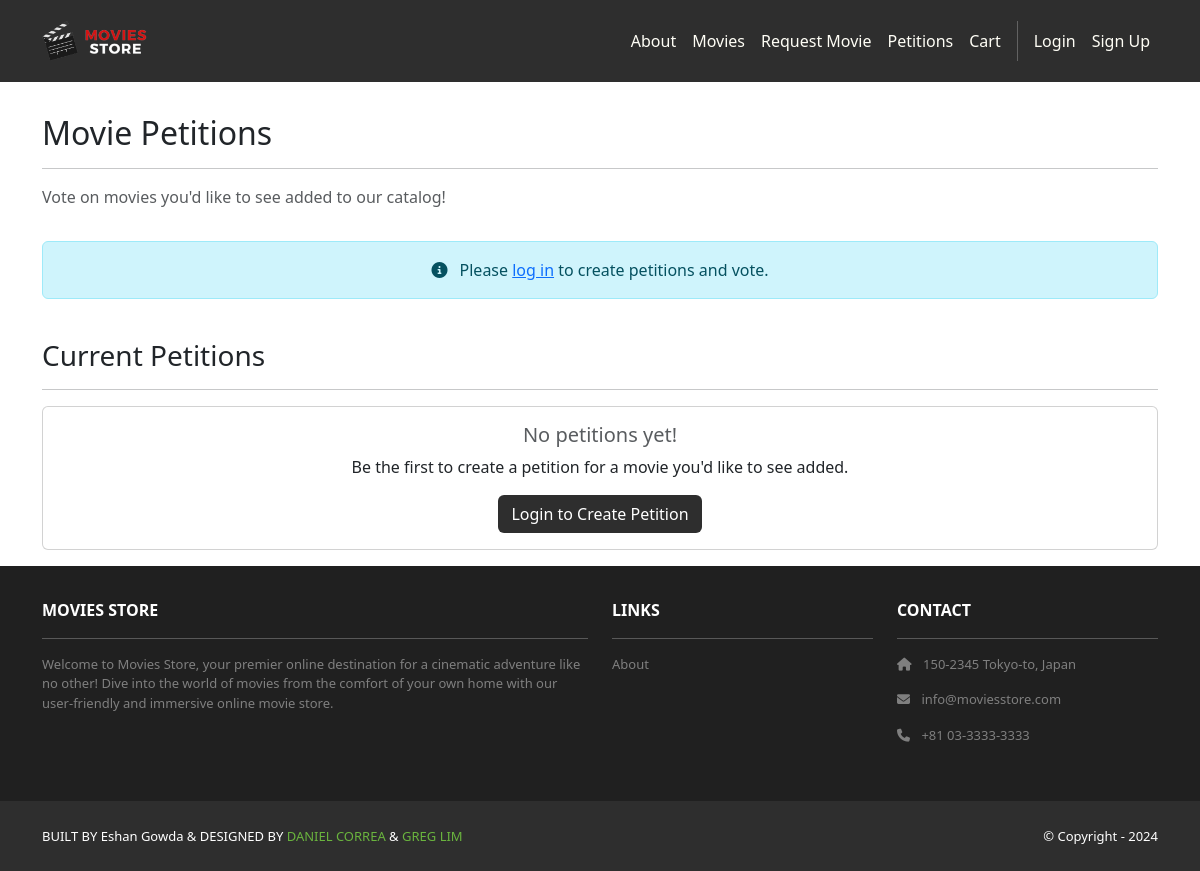
The app's page /movies/petitions/, older data.
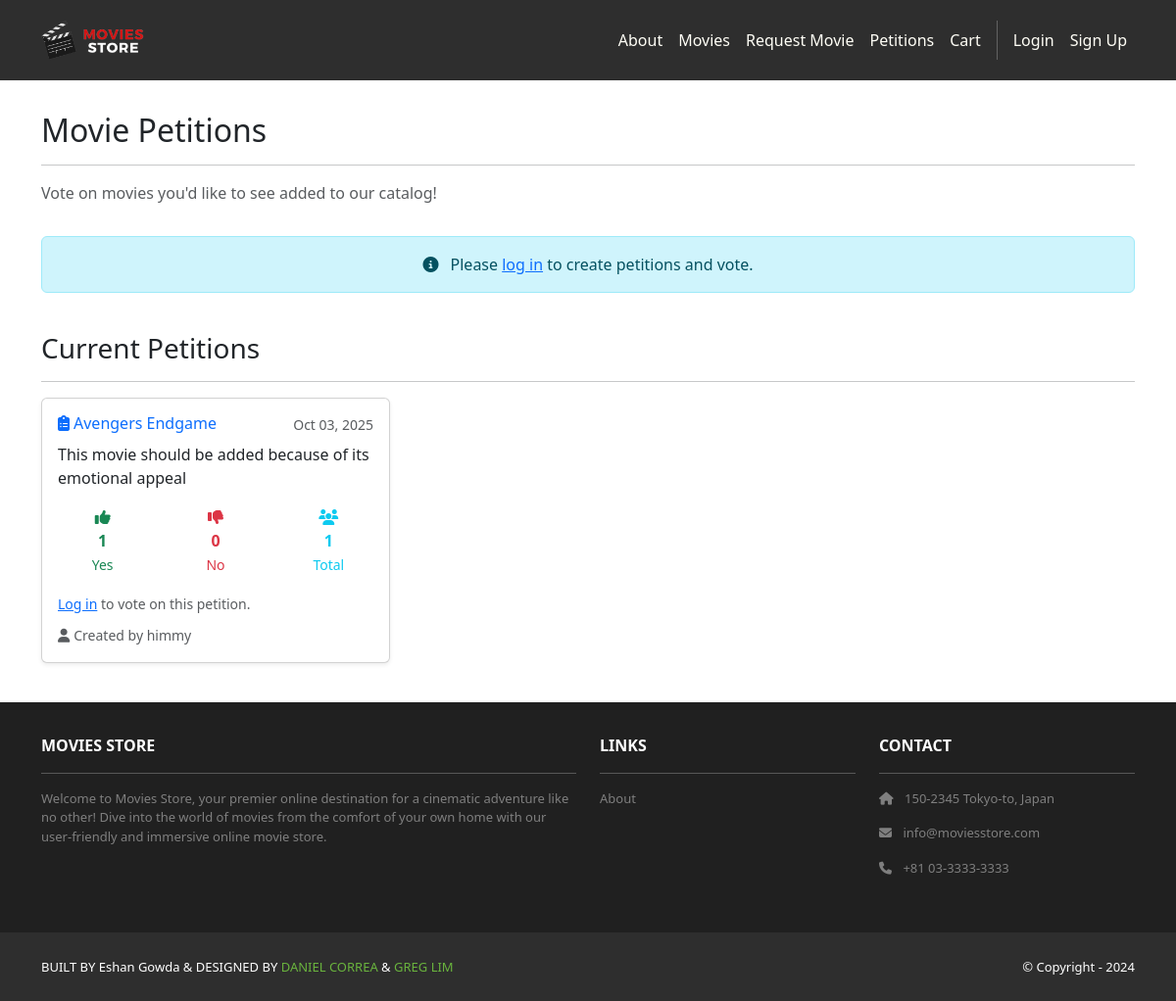
The same page, newer data.
### movies/models.py (models this page shows, shortened)
class Petition(models.Model):
    id = models.AutoField(primary_key=True)
    title = models.CharField(max_length=255)
    description = models.TextField()
    creator = models.ForeignKey(User, on_delete=models.CASCADE, related_name='created_petitions')
    date = models.DateTimeField(auto_now_add=True)
    def get_yes_votes(self):
        return self.petitionvotes.filter(vote_type='yes').count()
    def get_no_votes(self):
        return self.petitionvotes.filter(vote_type='no').count()
    def get_total_votes(self):
        return self.petitionvotes.count()

### movies/views.py (the view)
# urls.py: path('petitions/', views.petitions, name='movies.petitions'),
def petitions(request):
    if request.method == 'POST' and request.user.is_authenticated:
        form = PetitionForm(request.POST)
        if form.is_valid():
            petition = form.save(commit=False)
            petition.creator = request.user
            petition.save()
            return redirect('movies.petitions')
    else:
        form = PetitionForm()
    petitions_list = Petition.objects.all().order_by('-date')
    if request.user.is_authenticated:
        for petition in petitions_list:
            petition.user_has_voted = petition.has_user_voted(request.user)
            petition.user_vote = petition.get_user_vote(request.user)
    template_data = {}
    template_data['title'] = 'Movie Petitions'
    template_data['form'] = form
    template_data['petitions'] = petitions_list
    return render(request, 'movies/petitions.html', {'template_data': template_data})

### movies/templates/movies/petitions.html
{% extends 'base.html' %}
{% block content %}
{% load static %}
<div class="p-3">
  <div class="container">
    <div class="row mt-3">
      <div class="col mx-auto mb-3">
        <h2>Movie Petitions</h2>
        <hr />
        <p class="text-muted">Vote on movies you'd like to see added to our catalog!</p>
      </div>
    </div>
    {% if user.is_authenticated %}
    <div class="row mb-5">
      <div class="col-md-8 mx-auto">
        <div class="card shadow-sm">
          <div class="card-body">
            <h5 class="card-title">Create New Petition</h5>
            <form method="post">
              {% csrf_token %}
              <div class="mb-3">
                <label for="{{ template_data.form.title.id_for_label }}" class="form-label">{{ template_data.form.title.label }}</label>
                {{ template_data.form.title }}
                {% if template_data.form.title.errors %}
                  <div class="text-danger">
                    {% for error in template_data.form.title.errors %}
                      <small>{{ error }}</small>
                    {% endfor %}
                  </div>
                {% endif %}
              </div>
              <div class="mb-3">
                <label for="{{ template_data.form.description.id_for_label }}" class="form-label">{{ template_data.form.description.label }}</label>
                {{ template_data.form.description }}
                {% if template_data.form.description.errors %}
                  <div class="text-danger">
                    {% for error in template_data.form.description.errors %}
                      <small>{{ error }}</small>
                    {% endfor %}
                  </div>
                {% endif %}
              </div>
              <button type="submit" class="btn bg-dark text-white">Create Petition</button>
            </form>
          </div>
        </div>
      </div>
    </div>
    {% else %}
    <div class="row mb-4">
      <div class="col-12 text-center">
        <div class="alert alert-info">
          <i class="fas fa-info-circle me-2"></i>
          Please <a href="{% url 'accounts.login' %}">log in</a> to create petitions and vote.
        </div>
      </div>
    </div>
    {% endif %}
    <div class="row">
      <div class="col mx-auto">
        <h3>Current Petitions</h3>
        <hr />
        {% if template_data.petitions %}
          <div class="row">
            {% for petition in template_data.petitions %}
            <div class="col-md-6 col-lg-4 mb-4">
              <div class="card h-100 shadow-sm">
                <div class="card-body">
                  <div class="d-flex justify-content-between align-items-start mb-2">
                    <h6 class="card-title text-primary mb-0">
                      <i class="fas fa-clipboard-list me-1"></i>{{ petition.title }}
                    </h6>
                    <small class="text-muted">{{ petition.date|date:"M d, Y" }}</small>
                  </div>
                  <p class="card-text">{{ petition.description }}</p>
                  <div class="mb-3">
                    <div class="row text-center">
                      <div class="col-4">
                        <div class="text-success">
                          <i class="fas fa-thumbs-up"></i>
                          <div class="fw-bold">{{ petition.get_yes_votes }}</div>
                          <small>Yes</small>
                        </div>
                      </div>
                      <div class="col-4">
                        <div class="text-danger">
                          <i class="fas fa-thumbs-down"></i>
                          <div class="fw-bold">{{ petition.get_no_votes }}</div>
                          <small>No</small>
                        </div>
                      </div>
                      <div class="col-4">
                        <div class="text-info">
                          <i class="fas fa-users"></i>
                          <div class="fw-bold">{{ petition.get_total_votes }}</div>
                          <small>Total</small>
                        </div>
                      </div>
                    </div>
                  </div>
                  {% if user.is_authenticated %}
                    <div class="mt-auto">
                      <div class="btn-group w-100" role="group">
                        <form method="post" action="{% url 'movies.vote_petition' petition_id=petition.id %}" style="display: inline;">
                          {% csrf_token %}
                          <input type="hidden" name="vote_type" value="yes">
                          <button type="submit" class="btn btn-success btn-sm {% if petition.user_vote == 'yes' %}active{% endif %}">
                            <i class="fas fa-thumbs-up me-1"></i>Vote Yes
                          </button>
                        </form>
                        <form method="post" action="{% url 'movies.vote_petition' petition_id=petition.id %}" style="display: inline;">
                          {% csrf_token %}
                          <input type="hidden" name="vote_type" value="no">
                          <button type="submit" class="btn btn-danger btn-sm {% if petition.user_vote == 'no' %}active{% endif %}">
                            <i class="fas fa-thumbs-down me-1"></i>Vote No
                          </button>
                        </form>
                      </div>
                      {% if petition.user_has_voted %}
                        <small class="text-muted mt-1 d-block">You voted: {{ petition.user_vote|title }}</small>
                      {% endif %}
                    </div>
                  {% else %}
                    <div class="mt-auto">
                      <small class="text-muted">
                        <a href="{% url 'accounts.login' %}">Log in</a> to vote on this petition.
                      </small>
                    </div>
                  {% endif %}
                  <div class="mt-2">
                    <small class="text-muted">
                      <i class="fas fa-user me-1"></i>Created by {{ petition.creator.username }}
                    </small>
                  </div>
                </div>
              </div>
            </div>
            {% endfor %}
          </div>
        {% else %}
          <div class="row">
            <div class="col-12 text-center">
              <div class="card">
                <div class="card-body">
                  <h5 class="card-title text-muted">No petitions yet!</h5>
                  <p class="card-text">Be the first to create a petition for a movie you'd like to see added.</p>
                  {% if user.is_authenticated %}
                    <p class="card-text">Use the form above to create your first petition.</p>
                  {% else %}
                    <a href="{% url 'accounts.login' %}" class="btn bg-dark text-white">Login to Create Petition</a>
                  {% endif %}
                </div>
              </div>
            </div>
          </div>
        {% endif %}
      </div>
    </div>
  </div>
</div>
{% endblock content %}

### moviesstore/templates/base.html (shortened to what this page needs)
<!DOCTYPE html>
<html>
  {% load static %}
  <head>
    <link href="https://cdn.jsdelivr.net/npm/bootstrap@5.3.3/dist/css/bootstrap.min.css" rel="stylesheet">
    <link rel="stylesheet" href="https://cdnjs.cloudflare.com/ajax/libs/font-awesome/6.1.1/css/all.min.css">
    <link rel="stylesheet" type="text/css" href="{% static 'css/style.css' %}">
  </head>
  <body>
    <nav class="p-3 navbar navbar-dark bg-dark navbar-expand-lg">
      <div class="container">
        <a class="navbar-brand" href="{% url 'home.index' %}">
          <img src="{% static 'img/logo.png' %}" alt="logo" height="40" />
        </a>
        <div class="collapse navbar-collapse" id="navbarNavAltMarkup">
          <div class="navbar-nav ms-auto navbar-ml">
            <a class="nav-link" href="{% url 'home.about' %}">About</a>
            <a class="nav-link" href="{% url 'movies.index' %}">Movies</a>
            <a class="nav-link" href="{% url 'movies.movie_requests' %}">Request Movie</a>
            <a class="nav-link" href="{% url 'movies.petitions' %}">Petitions</a>
            <a class="nav-link" href="{% url 'cart.index' %}">Cart</a>
            {% if user.is_authenticated %}
            <a class="nav-link" href="{% url 'accounts.orders' %}">Orders</a>
            <a class="nav-link" href="{% url 'accounts.logout' %}">Logout ({{ user.username }})</a>
            {% else %}
            <a class="nav-link" href="{% url 'accounts.login' %}">Login</a>
            <a class="nav-link" href="{% url 'accounts.signup' %}">Sign Up</a>
            {% endif %}
          </div>
        </div>
      </div>
    </nav>
    <div>
      {% block content %}
      {% endblock content %}
    </div>
    <section class="p-3 ms-footer d-none d-md-block">
      <div class="container">
        <div class="row mt-3 text-white">
          <div class="col-md-6 col-lg-6 col-xl-6 mx-auto mb-4">
            <b>MOVIES STORE</b>
            <hr />
            <p>Welcome to Movies Store, your premier online destination for a cinematic
              adventure like no other! Dive into the world of movies from the comfort of your own home with our user-friendly
              and immersive online movie store.</p>
          </div>
          <div class="col-md-3 col-lg-3 col-xl-3 mx-auto mb-4">
            <b>LINKS</b>
            <hr />
            <p><a class="nav-link" href="{% url 'home.about' %}">About</a></p>
          </div>
          <div class="col-md-3 col-lg-3 col-xl-3 mx-auto mb-4">
            <b>CONTACT</b>
            <hr />
            <p><i class="fas fa-home me-2"></i> 150-2345 Tokyo-to, Japan</p>
            <p><i class="fas fa-envelope me-2"></i> info@moviesstore.com</p>
            <p><i class="fas fa-phone me-2"></i> +81 03-3333-3333</p>
          </div>
        </div>
      </div>
    </section>
    <section class="p-3 ms-footer-bottom bg-dark">
      <div class="container d-flex justify-content-between">
        <div class="me-5 text-white">
          <span>BUILT BY Eshan Gowda & DESIGNED BY
            <a href="https://www.x.com/danielgarax" target="_blank">DANIEL CORREA</a> &
            <a href="https://www.x.com/greglim81" target="_blank">GREG LIM</a>
          </span>
        </div>
        <div class="text-white">
          <span>© Copyright - 2024</span>
        </div>
      </div>
    </section>
  </body>
</html>

### moviesstore/static/css/style.css (style rules this page uses)
.navbar a.nav-link { color: #FFFEF6 !important; }
.bg-dark { background-color: #2E2E2E !important; }
.ms-footer { background-color: #202020; }
.ms-footer p { color: #7F7F7F; font-size: 13px; }
.ms-footer-bottom span { font-size: 13px; line-height: 38px; }
.ms-footer-bottom a { color: #6ab43e; text-decoration: none; }

Row changes from the older to the newer data that the page shows:
added Petition: title "Avengers Endgame", date "Oct 03, 2025", description "This movie should be added because of its emotional appeal", get_yes_votes "1", get_no_votes "0", get_total_votes "1", creator.username "himmy"
Text that changed along with them:
text no longer shown: "No petitions yet! Be the first to create a petition for a movie you'd like to see added. Login to Create Petition"
